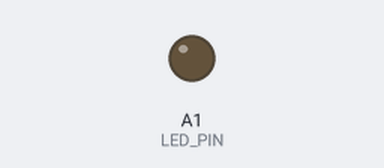
This sketch was run on a simulated Arduino Uno, built with avr-gcc and run on an emulated ATmega328P. Shown: output pins drawn as LEDs (lit = HIGH).

Above: at 0.64 s.
At 9.65 s:
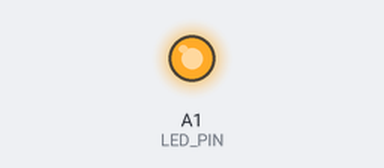
Timing chart, 0 to 10.7 s (numbered marks = the images above):
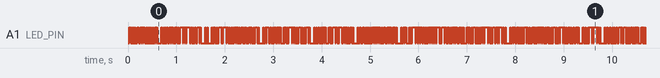

Measured:
- by itself, everything shown: repeats every 16.5 s, in 68 steps

The sketch:

Transmitter.ino
```cpp
#define LED_PIN A1
#define PERIOD 15
char* string = "VLSI Minor Project 'Short Range Li-Fi Communication' Submitted to Dr.Vaibhav Neema, by Group 1 E&TC'A'.";
int string_length;
void setup()
{
pinMode(LED_PIN, OUTPUT);
string_length = strlen(string);
}
void loop()
{
  for(int i = 0; i < string_length; i ++)
    send_byte(string[i]);
  delay(1000);
}
void send_byte(char my_byte)
{
  digitalWrite(LED_PIN, LOW);
  delay(PERIOD);
  for(int i = 0; i < 8; i++)                //transmission of bits
  {
    digitalWrite(LED_PIN, (my_byte&(0x01 << i))!=0 );
    delay(PERIOD);
  }
  digitalWrite(LED_PIN, HIGH);
  delay(PERIOD);
}
```
